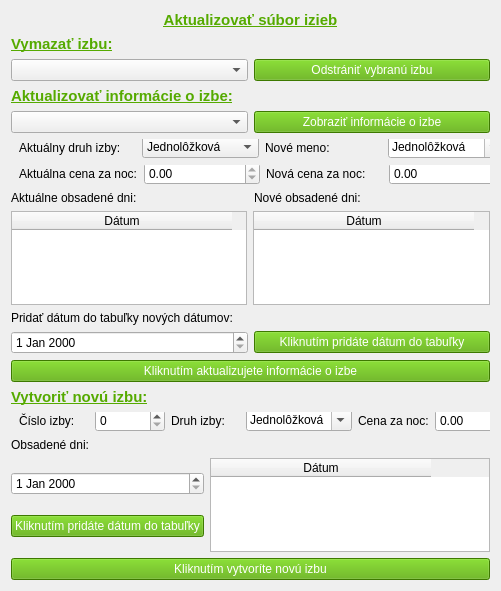
     <widget class="QWidget" name="verticalLayoutWidget_4">
      <property name="geometry">
       <rect>
        <x>630</x>
        <y>10</y>
        <width>501</width>
        <height>591</height>
       </rect>
      </property>
      <layout class="QVBoxLayout" name="verticalLayout_4">
       <item>
        <widget class="QLabel" name="label_13">
         <property name="font">
          <font>
           <family>Segoe UI</family>
           <pointsize>11</pointsize>
           <italic>false</italic>
           <bold>true</bold>
           <underline>true</underline>
          </font>
         </property>
         <property name="styleSheet">
          <string notr="true">color: rgb(85, 170, 0);
font: 700 11pt &quot;Segoe UI&quot;;</string>
         </property>
         <property name="text">
          <string>Aktualizovať súbor izieb</string>
         </property>
         <property name="alignment">
          <set>Qt::AlignCenter</set>
         </property>
        </widget>
       </item>
       <item>
        <widget class="QLabel" name="label_17">
         <property name="font">
          <font>
           <family>Segoe UI</family>
           <pointsize>11</pointsize>
           <italic>false</italic>
           <bold>true</bold>
           <underline>true</underline>
          </font>
         </property>
         <property name="styleSheet">
          <string notr="true">color: rgb(85, 170, 0);
font: 700 11pt &quot;Segoe UI&quot;;</string>
         </property>
         <property name="text">
          <string>Vymazať izbu:</string>
         </property>
        </widget>
       </item>
       <item>
        <layout class="QHBoxLayout" name="horizontalLayout_6">
         <item>
          <widget class="QComboBox" name="cislaIzieb">
           <property name="cursor">
            <cursorShape>PointingHandCursor</cursorShape>
           </property>
          </widget>
         </item>
         <item>
          <widget class="QPushButton" name="odstranitIzbu">
           <property name="font">
            <font>
             <fontweight>DemiBold</fontweight>
            </font>
           </property>
           <property name="cursor">
            <cursorShape>PointingHandCursor</cursorShape>
           </property>
           <property name="styleSheet">
            <string notr="true">background-color: rgb(85, 170, 0);
color: rgb(255, 255, 255);</string>
           </property>
           <property name="text">
            <string>Odstrániť vybranú izbu</string>
           </property>
          </widget>
         </item>
        </layout>
       </item>
       <item>
        <widget class="QLabel" name="label_18">
         <property name="font">
          <font>
           <family>Segoe UI</family>
           <pointsize>11</pointsize>
           <italic>false</italic>
           <bold>true</bold>
           <underline>true</underline>
          </font>
         </property>
         <property name="styleSheet">
          <string notr="true">color: rgb(85, 170, 0);
font: 700 11pt &quot;Segoe UI&quot;;</string>
         </property>
         <property name="text">
          <string>Aktualizovať informácie o izbe:</string>
         </property>
        </widget>
       </item>
       <item>
        <layout class="QHBoxLayout" name="horizontalLayout_8">
         <item>
          <widget class="QComboBox" name="cisloIzbyComboBox">
           <property name="cursor">
            <cursorShape>PointingHandCursor</cursorShape>
           </property>
          </widget>
         </item>
         <item>
          <widget class="QPushButton" name="zobrazitIzbu">
           <property name="font">
            <font>
             <fontweight>DemiBold</fontweight>
            </font>
           </property>
           <property name="cursor">
            <cursorShape>PointingHandCursor</cursorShape>
           </property>
           <property name="styleSheet">
            <string notr="true">background-color: rgb(85, 170, 0);
color: rgb(255, 255, 255);</string>
           </property>
           <property name="text">
            <string>Zobraziť informácie o izbe</string>
           </property>
          </widget>
         </item>
        </layout>
       </item>
       <item>
        <widget class="QWidget" name="druhIzbyLayout" native="true">
         <property name="sizePolicy">
          <sizepolicy hsizetype="Ignored" vsizetype="Preferred">
           <horstretch>0</horstretch>
           <verstretch>0</verstretch>
          </sizepolicy>
         </property>
         <property name="minimumSize">
          <size>
           <width>0</width>
           <height>20</height>
          </size>
         </property>
         <widget class="QWidget" name="layoutWidget_9">
          <property name="geometry">
           <rect>
            <x>8</x>
            <y>-7</y>
            <width>486</width>
            <height>31</height>
           </rect>
          </property>
          <layout class="QHBoxLayout" name="changeMenoLayout_10">
           <item>
            <widget class="QLabel" name="label_59">
             <property name="text">
              <string>Aktuálny druh izby:</string>
             </property>
            </widget>
           </item>
           <item>
            <widget class="QComboBox" name="aktualnyDruhIzby">
             <property name="enabled">
              <bool>true</bool>
             </property>
             <property name="cursor">
              <cursorShape>ForbiddenCursor</cursorShape>
             </property>
             <property name="editable">
              <bool>false</bool>
             </property>
             <item>
              <property name="text">
               <string>Jednolôžková</string>
              </property>
             </item>
             <item>
              <property name="text">
               <string>Dvojlôžková</string>
              </property>
             </item>
             <item>
              <property name="text">
               <string>Trojlôžková</string>
              </property>
             </item>
             <item>
              <property name="text">
               <string>Štvorlôžková</string>
              </property>
             </item>
             <item>
              <property name="text">
               <string>Suita</string>
              </property>
             </item>
             <item>
              <property name="text">
               <string>Apartmán</string>
              </property>
             </item>
             <item>
              <property name="text">
               <string>Rodinná</string>
              </property>
             </item>
            </widget>
           </item>
           <item>
            <widget class="QLabel" name="label_60">
             <property name="font">
              <font>
               <fontweight>DemiBold</fontweight>
              </font>
             </property>
             <property name="text">
              <string>Nové meno:</string>
             </property>
            </widget>
           </item>
           <item>
            <widget class="QComboBox" name="novyDruhIzby">
             <property name="cursor">
              <cursorShape>PointingHandCursor</cursorShape>
             </property>
             <property name="editable">
              <bool>true</bool>
             </property>
             <item>
              <property name="text">
               <string>Jednolôžková</string>
              </property>
             </item>
             <item>
              <property name="text">
               <string>Dvojlôžková</string>
              </property>
             </item>
             <item>
              <property name="text">
               <string>Trojlôžková</string>
              </property>
             </item>
             <item>
              <property name="text">
               <string>Štvorlôžková</string>
              </property>
             </item>
             <item>
              <property name="text">
               <string>Suita</string>
              </property>
             </item>
             <item>
              <property name="text">
               <string>Apartmán</string>
              </property>
             </item>
             <item>
              <property name="text">
               <string>Rodinná</string>
              </property>
             </item>
            </widget>
           </item>
          </layout>
         </widget>
        </widget>
       </item>
       <item>
        <widget class="QWidget" name="druhIzbyLayout_3" native="true">
         <property name="sizePolicy">
          <sizepolicy hsizetype="Ignored" vsizetype="Preferred">
           <horstretch>0</horstretch>
           <verstretch>0</verstretch>
          </sizepolicy>
         </property>
         <property name="minimumSize">
          <size>
           <width>0</width>
           <height>20</height>
          </size>
         </property>
         <widget class="QWidget" name="layoutWidget_23">
          <property name="geometry">
           <rect>
            <x>8</x>
            <y>-7</y>
            <width>486</width>
            <height>31</height>
           </rect>
          </property>
          <layout class="QHBoxLayout" name="changeMenoLayout_24">
           <item>
            <widget class="QLabel" name="label_86">
             <property name="text">
              <string>Aktuálna cena za noc:</string>
             </property>
            </widget>
           </item>
           <item>
            <widget class="QDoubleSpinBox" name="aktualnaCena">
             <property name="enabled">
              <bool>true</bool>
             </property>
             <property name="cursor">
              <cursorShape>ForbiddenCursor</cursorShape>
             </property>
             <property name="readOnly">
              <bool>true</bool>
             </property>
            </widget>
           </item>
           <item>
            <widget class="QLabel" name="label_87">
             <property name="font">
              <font>
               <fontweight>DemiBold</fontweight>
              </font>
             </property>
             <property name="text">
              <string>Nová cena za noc:</string>
             </property>
            </widget>
           </item>
           <item>
            <widget class="QDoubleSpinBox" name="novaCena"/>
           </item>
          </layout>
         </widget>
        </widget>
       </item>
       <item>
        <layout class="QHBoxLayout" name="horizontalLayout_9">
         <item>
          <widget class="QLabel" name="label_19">
           <property name="text">
            <string>Aktuálne obsadené dni:</string>
           </property>
          </widget>
         </item>
         <item>
          <widget class="QLabel" name="label_23">
           <property name="font">
            <font>
             <fontweight>DemiBold</fontweight>
            </font>
           </property>
           <property name="text">
            <string>Nové obsadené dni:</string>
           </property>
          </widget>
         </item>
        </layout>
       </item>
       <item>
        <layout class="QHBoxLayout" name="horizontalLayout_10">
         <item>
          <widget class="QTableWidget" name="aktualneDatumy">
           <property name="enabled">
            <bool>true</bool>
           </property>
           <property name="cursor" stdset="0">
            <cursorShape>ForbiddenCursor</cursorShape>
           </property>
           <attribute name="horizontalHeaderDefaultSectionSize">
            <number>220</number>
           </attribute>
           <column>
            <property name="text">
             <string>Dátum</string>
            </property>
           </column>
          </widget>
         </item>
         <item>
          <widget class="QTableWidget" name="noveDatumy">
           <property name="enabled">
            <bool>true</bool>
           </property>
           <property name="cursor" stdset="0">
            <cursorShape>ForbiddenCursor</cursorShape>
           </property>
           <attribute name="horizontalHeaderDefaultSectionSize">
            <number>220</number>
           </attribute>
           <column>
            <property name="text">
             <string>Dátum</string>
            </property>
           </column>
          </widget>
         </item>
        </layout>
       </item>
       <item>
        <widget class="QLabel" name="label_28">
         <property name="font">
          <font>
           <fontweight>DemiBold</fontweight>
          </font>
         </property>
         <property name="text">
          <string>Pridať dátum do tabuľky nových dátumov:</string>
         </property>
        </widget>
       </item>
       <item>
        <layout class="QHBoxLayout" name="horizontalLayout_12">
         <item>
          <widget class="QDateEdit" name="dateEdit">
           <property name="cursor">
            <cursorShape>ArrowCursor</cursorShape>
           </property>
          </widget>
         </item>
         <item>
          <widget class="QPushButton" name="pridatDatum">
           <property name="font">
            <font>
             <fontweight>DemiBold</fontweight>
            </font>
           </property>
           <property name="cursor">
            <cursorShape>PointingHandCursor</cursorShape>
           </property>
           <property name="styleSheet">
            <string notr="true">background-color: rgb(85, 170, 0);
color: rgb(255, 255, 255);</string>
           </property>
           <property name="text">
            <string>Kliknutím pridáte dátum do tabuľky</string>
           </property>
          </widget>
         </item>
        </layout>
       </item>
       <item>
        <widget class="QPushButton" name="aktualizovatIzbu">
         <property name="font">
          <font>
           <fontweight>DemiBold</fontweight>
          </font>
         </property>
         <property name="cursor">
          <cursorShape>PointingHandCursor</cursorShape>
         </property>
         <property name="styleSheet">
          <string notr="true">background-color: rgb(85, 170, 0);
color: rgb(255, 255, 255);</string>
         </property>
         <property name="text">
          <string>Kliknutím aktualizujete informácie o izbe</string>
         </property>
        </widget>
       </item>
       <item>
        <widget class="QLabel" name="label_26">
         <property name="font">
          <font>
           <family>Segoe UI</family>
           <pointsize>11</pointsize>
           <italic>false</italic>
           <bold>true</bold>
           <underline>true</underline>
          </font>
         </property>
         <property name="styleSheet">
          <string notr="true">color: rgb(85, 170, 0);
font: 700 11pt &quot;Segoe UI&quot;;</string>
         </property>
         <property name="text">
          <string>Vytvoriť novú izbu:</string>
         </property>
        </widget>
       </item>
       <item>
        <widget class="QWidget" name="druhIzbyLayout_2" native="true">
         <property name="sizePolicy">
          <sizepolicy hsizetype="Ignored" vsizetype="Preferred">
           <horstretch>0</horstretch>
           <verstretch>0</verstretch>
          </sizepolicy>
         </property>
         <property name="minimumSize">
          <size>
           <width>0</width>
           <height>20</height>
          </size>
         </property>
         <widget class="QWidget" name="layoutWidget_11">
          <property name="geometry">
           <rect>
            <x>8</x>
            <y>-7</y>
            <width>486</width>
            <height>31</height>
           </rect>
          </property>
          <layout class="QHBoxLayout" name="changeMenoLayout_12">
           <item>
            <widget class="QLabel" name="label_29">
             <property name="font">
              <font>
               <fontweight>DemiBold</fontweight>
              </font>
             </property>
             <property name="text">
              <string>Číslo izby:</string>
             </property>
            </widget>
           </item>
           <item>
            <widget class="QSpinBox" name="novaCisloIzby">
             <property name="maximum">
              <number>500</number>
             </property>
            </widget>
           </item>
           <item>
            <widget class="QLabel" name="label_63">
             <property name="font">
              <font>
               <fontweight>DemiBold</fontweight>
              </font>
             </property>
             <property name="text">
              <string>Druh izby:</string>
             </property>
            </widget>
           </item>
           <item>
            <widget class="QComboBox" name="novaDruhIzby">
             <property name="enabled">
              <bool>true</bool>
             </property>
             <property name="cursor">
              <cursorShape>PointingHandCursor</cursorShape>
             </property>
             <property name="editable">
              <bool>true</bool>
             </property>
             <item>
              <property name="text">
               <string>Jednolôžková</string>
              </property>
             </item>
             <item>
              <property name="text">
               <string>Dvojlôžková</string>
              </property>
             </item>
             <item>
              <property name="text">
               <string>Trojlôžková</string>
              </property>
             </item>
             <item>
              <property name="text">
               <string>Štvorlôžková</string>
              </property>
             </item>
             <item>
              <property name="text">
               <string>Suita</string>
              </property>
             </item>
             <item>
              <property name="text">
               <string>Apartmán</string>
              </property>
             </item>
             <item>
              <property name="text">
               <string>Rodinná</string>
              </property>
             </item>
            </widget>
           </item>
           <item>
            <widget class="QLabel" name="label_64">
             <property name="font">
              <font>
               <fontweight>DemiBold</fontweight>
              </font>
             </property>
             <property name="text">
              <string>Cena za noc:</string>
             </property>
            </widget>
           </item>
           <item>
            <widget class="QDoubleSpinBox" name="novaIzbaCena"/>
           </item>
          </layout>
         </widget>
        </widget>
       </item>
       <item>
        <widget class="QLabel" name="label_27">
         <property name="text">
          <string>Obsadené dni:</string>
         </property>
        </widget>
       </item>
       <item>
        <layout class="QHBoxLayout" name="horizontalLayout_13">
         <item>
          <layout class="QVBoxLayout" name="verticalLayout_5">
           <item>
            <widget class="QDateEdit" name="novaDateEdit"/>
           </item>
           <item>
            <widget class="QPushButton" name="pridatDatumNova">
             <property name="font">
              <font>
               <fontweight>DemiBold</fontweight>
              </font>
             </property>
             <property name="cursor">
              <cursorShape>PointingHandCursor</cursorShape>
             </property>
             <property name="styleSheet">
              <string notr="true">background-color: rgb(85, 170, 0);
color: rgb(255, 255, 255);</string>
             </property>
             <property name="text">
              <string>Kliknutím pridáte dátum do tabuľky</string>
             </property>
            </widget>
           </item>
          </layout>
         </item>
         <item>
          <widget class="QTableWidget" name="novaDatumy">
           <property name="enabled">
            <bool>true</bool>
           </property>
           <property name="cursor" stdset="0">
            <cursorShape>ForbiddenCursor</cursorShape>
           </property>
           <property name="alternatingRowColors">
            <bool>true</bool>
           </property>
           <attribute name="horizontalHeaderDefaultSectionSize">
            <number>220</number>
           </attribute>
           <column>
            <property name="text">
             <string>Dátum</string>
            </property>
           </column>
          </widget>
         </item>
        </layout>
       </item>
       <item>
        <widget class="QPushButton" name="vytvoritIzbu">
         <property name="font">
          <font>
           <fontweight>DemiBold</fontweight>
          </font>
         </property>
         <property name="cursor">
          <cursorShape>PointingHandCursor</cursorShape>
         </property>
         <property name="styleSheet">
          <string notr="true">background-color: rgb(85, 170, 0);
color: rgb(255, 255, 255);</string>
         </property>
         <property name="text">
          <string>Kliknutím vytvoríte novú izbu</string>
         </property>
        </widget>
       </item>
      </layout>
     </widget>
